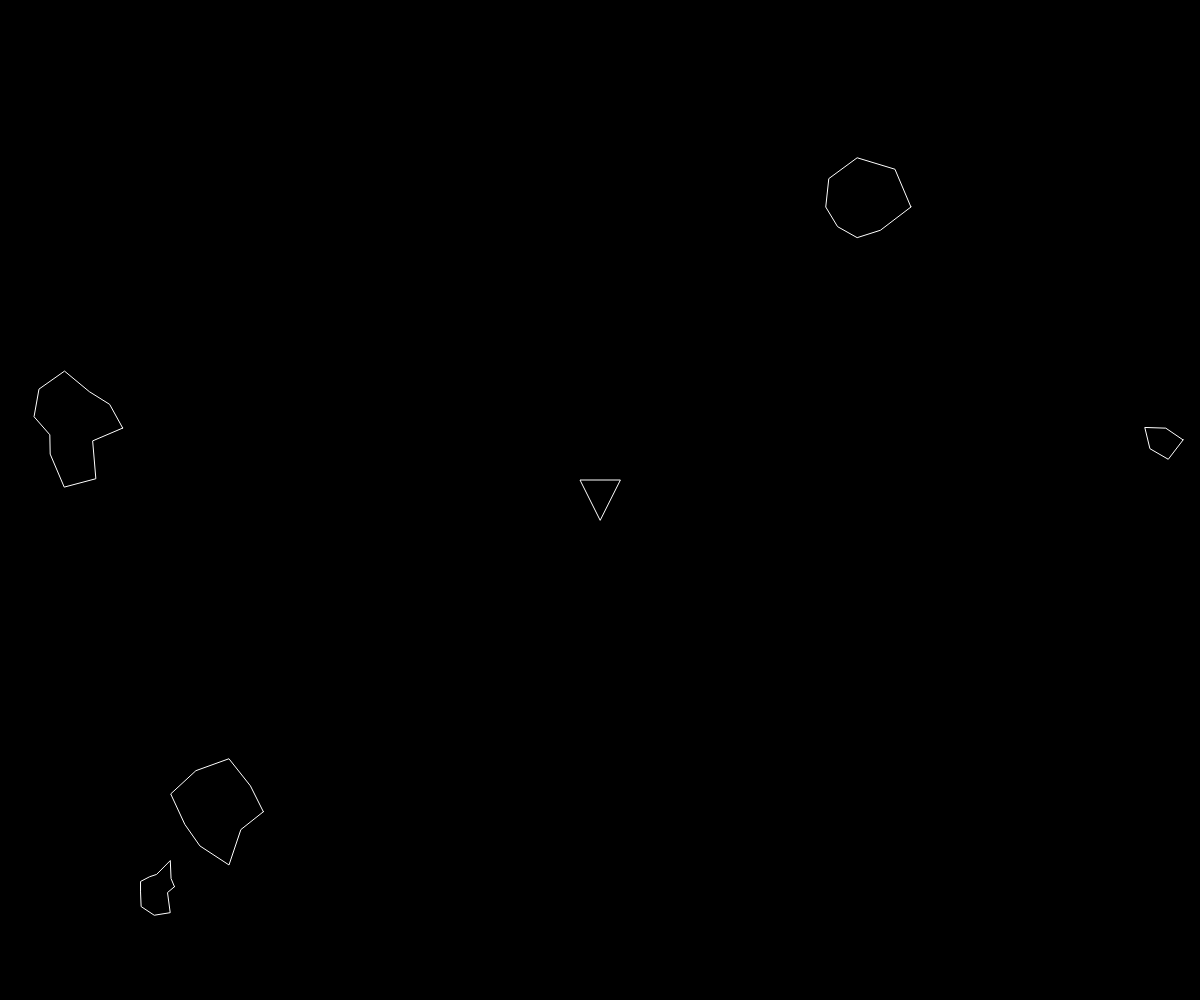
Frame 1 (no input)
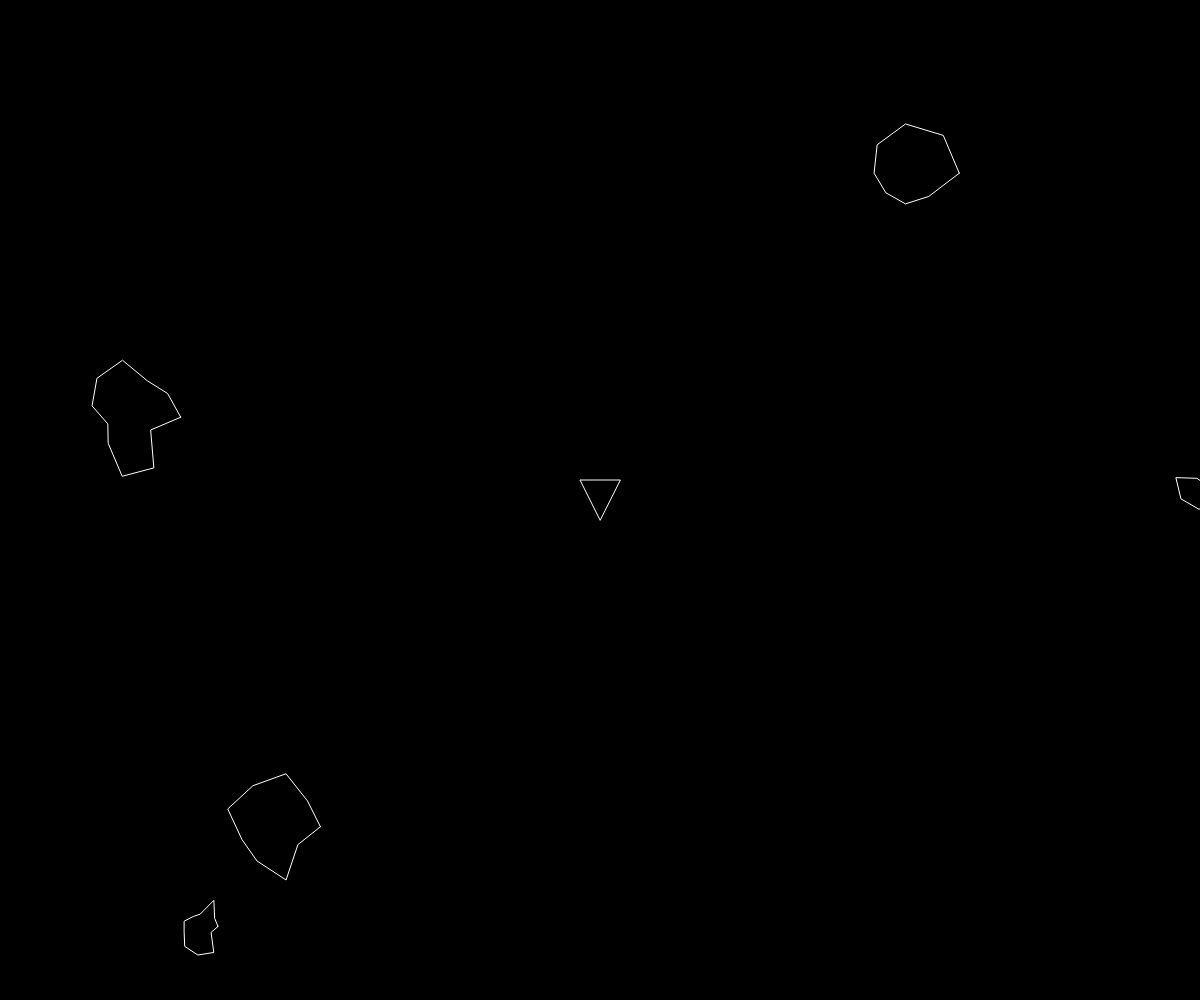
Frame 60 (no input)
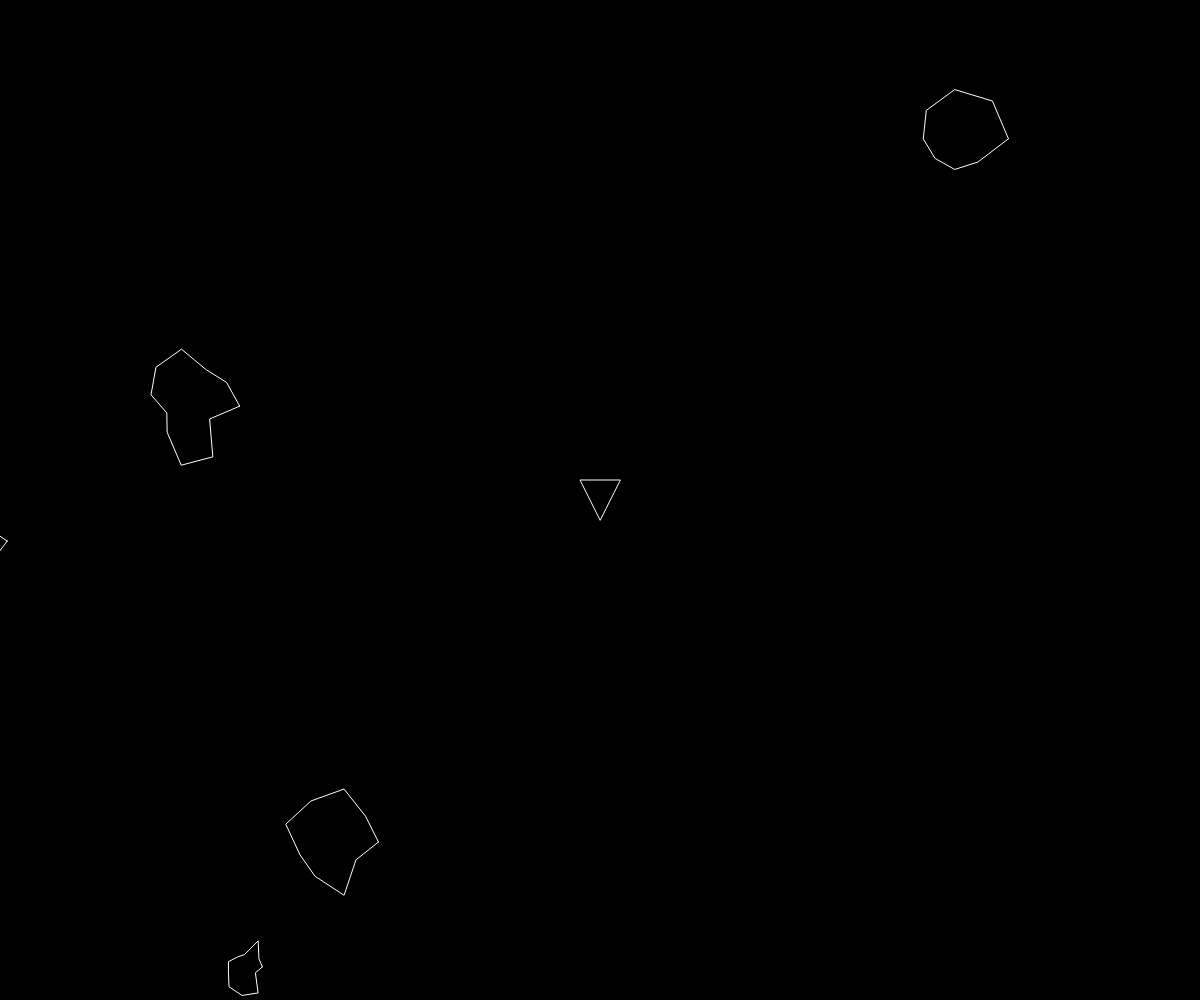
Frame 120 (the mouse pressed at the canvas centre since frame 60)

The p5.js sketch that drew these frames (run headless with seeded random() and noise() and a simulated clock; from frame 60 on, the mouse is pressed at the canvas centre):

// p5.js sketch
// ── sketch.js
var ship;
var asteroids = []
var lasers = []


function setup() {
	createCanvas(windowWidth, windowHeight)
	ship = new Ship()
	for (var i = 0; i < 5; i++) {
		asteroids.push(new Asteroid())
	}
}

function draw() {
 	background(0)

 	for (var i = 0; i < asteroids.length; i++) {
 		if(ship.hit(asteroids[i])){
 			console.log('hit')
 		}
 		asteroids[i].render()
 		asteroids[i].update()
 		asteroids[i].edges()
 	}

 	for (var i = lasers.length - 1; i >= 0 ; i--) {
 		lasers[i].render()
 		lasers[i].update()
 		for (var j = asteroids.length - 1; j >= 0; j--) {
	 		if(lasers[i].hit(asteroids[j])) {
	 			if (asteroids[j].r > 10) { 				
		 			var newAsteroids = asteroids[j].breakup()
		 			asteroids = asteroids.concat(newAsteroids)
	 			}
	 			asteroids.splice(j, 1)
	 			lasers.splice(i, 1)
	 			break
	 		}
	 	}
 	}

 	console.log(lasers.length)
 	
 	ship.render()
 	ship.turn(0)
 	ship.update()
 	ship.edges()
}

function keyReleased() {
	ship.setRotation(0)
	ship.boosting(false)
}

function keyPressed() {
	if(key == ' ') {
		lasers.push(new Laser(ship.pos, ship.heading))
	} else if(keyCode == RIGHT_ARROW) {
		ship.setRotation(0.1)
	} else if (keyCode == LEFT_ARROW) {
		ship.setRotation(-0.1)
	} else if (keyCode == UP_ARROW) {
		ship.boosting(true)
	} 
}


// ── asteroid.js
function Asteroid(pos, r) {
	
	if(pos) {
		this.pos = pos.copy()
	} else {
		this.pos = createVector(random(width), random(height))
	}

	if (r) {
		this.r = r * 0.5
	} else {
		this.r = random(15, 50)
	}

	this.total = floor(random(5, 15))
	this.offset = []
	this.vel = p5.Vector.random2D()

	for (var i = 0; i < this.total; i++) {
		this.offset[i] = random(-this.r * 0.5, this.r * 0.5)
	}

	this.update = function() {
		this.pos.add(this.vel)
	}

	this.render = function() {
		push()
		stroke(255)
		noFill()
		translate(this.pos.x, this.pos.y)

		beginShape()
		for (var i = 0; i < this.total; i++) {
			var angle = map(i, 0, this.total, 0, TWO_PI)
			var r  = this.r + this.offset[i]
			var x = r  * cos(angle)
			var y = r * sin(angle)
			vertex(x,y)
		}
		endShape(CLOSE)
		pop()
	}

	this.breakup = function () {
		var newA = []
		newA[0] = new Asteroid(this.pos, this.r)
		newA[1] = new Asteroid(this.pos, this.r)
		return newA

	}

	this.edges = function () {
		if(this.pos.x > width + this.r) {
			this.pos.x = -this.r
		} else if (this.pos.x < -this.r) {
			this.pos.x = width + this.r
		}
		if(this.pos.y > height + this.r) {
			this.pos.y = -this.r
		} else if (this.pos.y < -this.r) {
			this.pos.y = height + this.r
		}
	}
}
// ── laser.js
function Laser(spos, angle) {
	this.pos = createVector(spos.x, spos.y)
	this.vel = p5.Vector.fromAngle(angle)
	this.vel.mult(10)

	this.update = function () {
		this.pos.add(this.vel)
	}

	this.render = function () {
		push()
		stroke(255)
		strokeWeight(4)
		point(this.pos.x, this.pos.y)
		pop()
	}

	this.offscreen = function () {
		if(this.pos.x > width || this.pos.x < 0 || this.pos.y > height || this.pos.y < 0) {
			return true
		}
		return false
	}

	this.hit = function (asteroid) {
		var d = dist(this.pos.x, this.pos.y, asteroid.pos.x, asteroid.pos.y)
		if (d < asteroid.r) {
			return true
		} else {
			return false
		}
	}
}
// ── ship.js
function Ship() {
	this.pos = createVector(width/2, height/2)
	this.r = 20
	this.heading = PI/2
	this.rotation = 0
	this.vel = createVector(0,0)
	this.is_boosting = false

	this.boosting = function(b) {
		this.is_boosting = b
	}

	this.update = function () {
		if (this.is_boosting) {
			this.boost()
		}
		this.pos.add(this.vel)
		this.vel.mult(0.99)
	} 

	this.boost = function () {
		var force = p5.Vector.fromAngle(this.heading)
		force.mult(0.5)
		this.vel.add(force)
	}

	this.hit = function (asteroid) {
		var d = dist(this.pos.x, this.pos.y, asteroid.pos.x, asteroid.pos.y)
		if (d < this.r + asteroid.r) {
			return true
		} else {
			return false
		}
	}

	this.render = function () {
		push()
		translate(this.pos.x, this.pos.y)
		fill(0)
		stroke(255)
		rotate(this.heading + PI / 2)
		triangle(-this.r, this.r, this.r, this.r, 0, -this.r)
		pop()
	}

	this.edges = function () {
		if(this.pos.x > width + this.r) {
			this.pos.x = -this.r
		} else if (this.pos.x < -this.r) {
			this.pos.x = width + this.r
		}
		if(this.pos.y > height + this.r) {
			this.pos.y = -this.r
		} else if (this.pos.y < -this.r) {
			this.pos.y = height + this.r
		}
	}

	this.setRotation = function (a) {
		this.rotation = a
	}

	this.turn = function(angle) {
		this.heading += this.rotation;
	}
}
